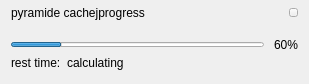
<?xml version="1.0" encoding="UTF-8"?>
<ui version="4.0">
 <class>CEarthPyramidCacheWgt</class>
 <widget class="QWidget" name="CEarthPyramidCacheWgt">
  <property name="geometry">
   <rect>
    <x>0</x>
    <y>0</y>
    <width>309</width>
    <height>84</height>
   </rect>
  </property>
  <property name="windowTitle">
   <string>CEarthPyramidCacheWgt</string>
  </property>
  <layout class="QVBoxLayout" name="verticalLayout">
   <property name="spacing">
    <number>0</number>
   </property>
   <property name="leftMargin">
    <number>0</number>
   </property>
   <property name="topMargin">
    <number>0</number>
   </property>
   <property name="rightMargin">
    <number>0</number>
   </property>
   <property name="bottomMargin">
    <number>0</number>
   </property>
   <item>
    <widget class="QWidget" name="TopWgt" native="true">
     <property name="minimumSize">
      <size>
       <width>0</width>
       <height>25</height>
      </size>
     </property>
     <property name="maximumSize">
      <size>
       <width>16777215</width>
       <height>25</height>
      </size>
     </property>
     <layout class="QHBoxLayout" name="horizontalLayout_2">
      <property name="topMargin">
       <number>2</number>
      </property>
      <property name="bottomMargin">
       <number>2</number>
      </property>
      <item>
       <widget class="QLabel" name="titleLabel">
        <property name="text">
         <string>pyramide cachejprogress</string>
        </property>
       </widget>
      </item>
      <item>
       <spacer name="horizontalSpacer_2">
        <property name="orientation">
         <enum>Qt::Horizontal</enum>
        </property>
        <property name="sizeHint" stdset="0">
         <size>
          <width>40</width>
          <height>20</height>
         </size>
        </property>
       </spacer>
      </item>
      <item>
       <widget class="QPushButton" name="closeBtn">
        <property name="minimumSize">
         <size>
          <width>9</width>
          <height>9</height>
         </size>
        </property>
        <property name="maximumSize">
         <size>
          <width>9</width>
          <height>9</height>
         </size>
        </property>
        <property name="text">
         <string/>
        </property>
       </widget>
      </item>
     </layout>
    </widget>
   </item>
   <item>
    <widget class="QWidget" name="ContainerWgt" native="true">
     <layout class="QVBoxLayout" name="verticalLayout_2">
      <property name="spacing">
       <number>0</number>
      </property>
      <item>
       <layout class="QHBoxLayout" name="horizontalLayout_3">
        <property name="spacing">
         <number>10</number>
        </property>
        <item>
         <widget class="QProgressBar" name="cacheBar">
          <property name="minimumSize">
           <size>
            <width>0</width>
            <height>5</height>
           </size>
          </property>
          <property name="maximumSize">
           <size>
            <width>16777215</width>
            <height>5</height>
           </size>
          </property>
          <property name="contextMenuPolicy">
           <enum>Qt::NoContextMenu</enum>
          </property>
          <property name="value">
           <number>20</number>
          </property>
          <property name="alignment">
           <set>Qt::AlignRight|Qt::AlignTrailing|Qt::AlignVCenter</set>
          </property>
          <property name="textVisible">
           <bool>false</bool>
          </property>
         </widget>
        </item>
        <item>
         <widget class="QLabel" name="valueLbl">
          <property name="text">
           <string>60%</string>
          </property>
         </widget>
        </item>
       </layout>
      </item>
      <item>
       <layout class="QHBoxLayout" name="horizontalLayout">
        <item>
         <widget class="QLabel" name="label">
          <property name="sizePolicy">
           <sizepolicy hsizetype="Preferred" vsizetype="Fixed">
            <horstretch>0</horstretch>
            <verstretch>0</verstretch>
           </sizepolicy>
          </property>
          <property name="text">
           <string>rest time:</string>
          </property>
         </widget>
        </item>
        <item>
         <widget class="QLabel" name="remainTimeLbl">
          <property name="sizePolicy">
           <sizepolicy hsizetype="Preferred" vsizetype="Fixed">
            <horstretch>0</horstretch>
            <verstretch>0</verstretch>
           </sizepolicy>
          </property>
          <property name="contextMenuPolicy">
           <enum>Qt::NoContextMenu</enum>
          </property>
          <property name="text">
           <string>calculating</string>
          </property>
         </widget>
        </item>
        <item>
         <spacer name="horizontalSpacer">
          <property name="orientation">
           <enum>Qt::Horizontal</enum>
          </property>
          <property name="sizeHint" stdset="0">
           <size>
            <width>40</width>
            <height>20</height>
           </size>
          </property>
         </spacer>
        </item>
       </layout>
      </item>
     </layout>
    </widget>
   </item>
  </layout>
 </widget>
 <layoutdefault spacing="6" margin="11"/>
 <resources/>
 <connections/>
</ui>
